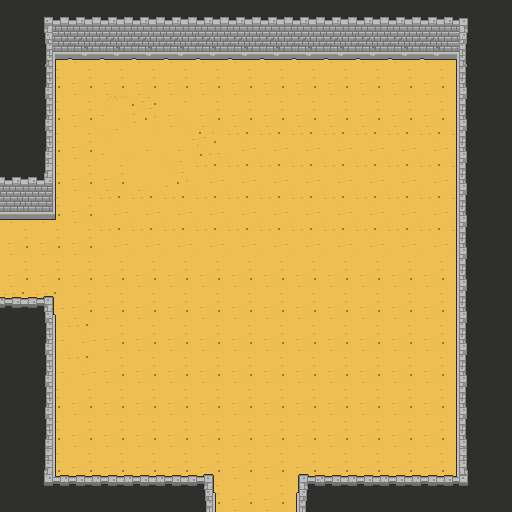

Tiled map render using the project's own tile images. Description and the whole map definition, tile-layer contents included, below:
An orthogonal 16x16 tile map with 32x32 px tiles, 3 tile layers (BackGround, Ground, Walls1), 2 tilesets and 12 objects (8x Wall, 2x Warp, Enemy, Player).

<map version="1.4" tiledversion="2020.08.05" orientation="orthogonal" renderorder="right-down" width="16" height="16" tilewidth="32" tileheight="32" infinite="0" nextlayerid="6" nextobjectid="36">
 <editorsettings>
  <export target="." format="json" />
 </editorsettings>
 <tileset firstgid="1" source="Arena.tsx" />
 <tileset firstgid="273" source="Dungeon.tsx" />
 <layer id="1" name="BackGround" width="16" height="16">
  <data encoding="csv">
18,18,18,18,18,18,18,18,18,18,18,18,18,18,18,18,
18,18,18,18,18,18,18,18,18,18,18,18,18,18,18,18,
18,18,18,18,18,18,18,18,18,18,18,18,18,18,18,18,
18,18,18,18,18,18,18,18,18,18,18,18,18,18,18,18,
18,18,18,18,18,18,18,18,18,18,18,18,18,18,18,18,
18,18,18,18,18,18,18,18,18,18,18,18,18,18,18,18,
18,18,18,18,18,18,18,18,18,18,18,18,18,18,18,18,
18,18,18,18,18,18,18,18,18,18,18,18,18,18,18,18,
18,18,18,18,18,18,18,18,18,18,18,18,18,18,18,18,
18,18,18,18,18,18,18,18,18,18,18,18,18,18,18,18,
18,18,18,18,18,18,18,18,18,18,18,18,18,18,18,18,
18,18,18,18,18,18,18,18,18,18,18,18,18,18,18,18,
18,18,18,18,18,18,18,18,18,18,18,18,18,18,18,18,
18,18,18,18,18,18,18,18,18,18,18,18,18,18,18,18,
18,18,18,18,18,18,18,18,18,18,18,18,18,18,18,18,
18,18,18,18,18,18,18,18,18,18,18,18,18,18,18,18
</data>
 </layer>
 <layer id="5" name="Ground" width="16" height="16">
  <data encoding="csv">
132,132,132,132,132,132,132,132,132,132,132,132,132,132,132,132,
132,148,148,148,148,148,148,148,148,148,148,148,148,148,148,148,
132,148,148,148,148,148,148,148,148,148,148,148,148,148,148,148,
132,148,148,137,129,150,148,148,148,148,148,148,148,148,148,148,
132,148,148,133,136,136,145,132,132,132,132,132,132,132,132,132,
148,148,148,148,152,131,132,132,132,132,132,132,132,132,132,132,
148,148,148,132,132,132,132,132,132,132,132,132,132,132,132,132,
148,148,148,132,132,132,132,132,132,132,132,132,132,132,132,132,
148,148,148,148,148,148,148,148,148,148,148,148,148,148,148,148,
132,132,148,148,148,148,148,148,148,148,148,148,148,148,148,148,
132,132,132,148,148,148,148,148,148,148,148,148,148,148,148,148,
132,132,132,148,148,148,148,148,148,148,148,148,148,148,148,148,
148,148,148,148,148,148,148,148,148,148,148,148,148,148,148,148,
148,148,148,148,148,148,148,148,148,148,148,148,148,148,148,148,
148,148,148,148,148,148,148,148,148,148,148,148,148,148,148,148,
148,148,148,148,148,148,148,148,148,148,148,148,148,148,148,148
</data>
 </layer>
 <layer id="3" name="Walls1" width="16" height="16">
  <data encoding="csv">
18,4,34,34,34,34,34,34,34,34,34,34,34,34,6,18,
18,20,28,28,28,28,28,28,28,28,28,28,28,28,22,18,
18,19,0,0,0,0,0,0,0,0,0,0,0,0,17,18,
18,19,0,0,0,0,0,0,0,0,0,0,0,0,17,18,
18,19,0,0,0,0,0,0,0,0,0,0,0,0,17,18,
34,35,0,0,0,0,0,0,0,0,0,0,0,0,17,18,
50,51,0,0,0,0,0,0,0,0,0,0,0,0,17,18,
0,0,0,0,0,0,0,0,0,0,0,0,0,0,17,18,
0,0,0,0,0,0,0,0,0,0,0,0,0,0,17,18,
2,3,0,0,0,0,0,0,0,0,0,0,0,0,17,18,
18,19,0,0,0,0,0,0,0,0,0,0,0,0,17,18,
18,19,0,0,0,0,0,0,0,0,0,0,0,0,17,18,
18,19,0,0,0,0,0,0,0,0,0,0,0,0,17,18,
18,19,0,0,0,0,0,0,0,0,0,0,0,0,17,18,
18,36,37,37,37,37,98,0,0,99,37,37,37,37,38,18,
18,52,53,53,53,53,114,0,0,115,53,53,53,53,54,18
</data>
 </layer>
 <objectgroup id="2" name="Objektebene 1">
  <object id="1" type="Wall" x="32" y="4.333" width="432" height="55" />
  <object id="2" type="Wall" x="0" y="33.3337" width="51.6667" height="183" />
  <object id="10" type="Warp" x="18.3333" y="228" width="20" height="60">
   <properties>
    <property name="map" value="Level3.tmx" />
    <property name="target" value="west" />
   </properties>
  </object>
  <object id="11" type="Enemy" x="398" y="139">
   <properties>
    <property name="class" value="Imp" />
   </properties>
   <point />
  </object>
  <object id="16" type="Warp" x="224.667" y="466.666" width="64" height="21">
   <properties>
    <property name="map" value="Level1.tmx" />
    <property name="target" value="south" />
   </properties>
  </object>
  <object id="17" type="Wall" x="0.16665" y="297.5" width="51.6667" height="183" />
  <object id="18" type="Wall" x="31.5" y="477.5" width="181" height="33" />
  <object id="29" type="Wall" x="457.083" y="39.7507" width="51.6667" height="440.333" />
  <object id="30" type="Wall" x="298.417" y="478.084" width="181" height="33" />
  <object id="31" type="Player" x="143" y="369">
   <point />
  </object>
  <object id="33" type="Wall" x="196.167" y="501.5" width="131.667" height="12.3333" />
  <object id="34" type="Wall" x="-5.1669" y="210.833" width="14.3337" height="90.3333" />
 </objectgroup>
</map>
